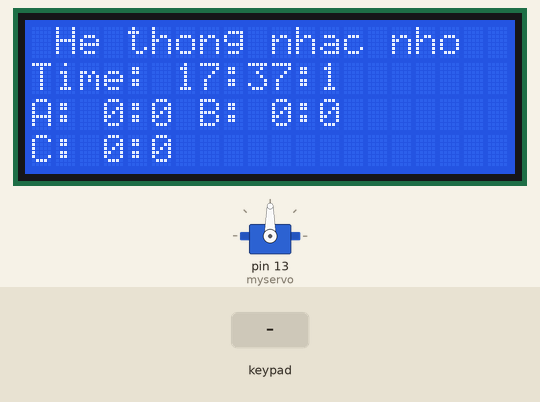
Bench run of a sketch on a simulated Arduino Uno, built with avr-gcc and run on an emulated ATmega328P. Parts: servo, 20×4 character LCD. Inputs (shaded band) come from the test bench. The local clock reads 2024-03-15 10:24:30 at power-on unless the sketch sets it; the audio player accepts every command and is not drawn; what the sketch prints to the serial monitor is not drawn.

Above: at 1.2 s.
1.3 s: key 'A' pressed
At 2.8 s:
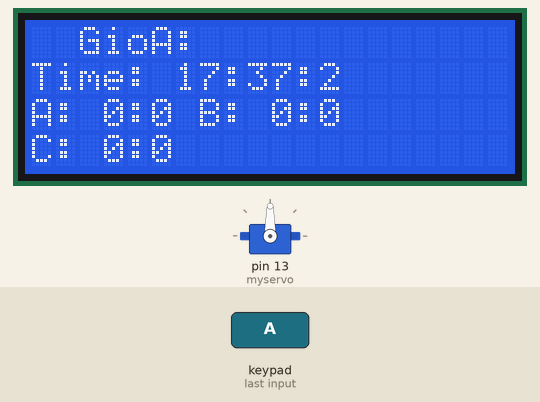
4.3 s: keypad keys 7 6 5 4 # pressed 0.4 s apart
At 6.8 s:
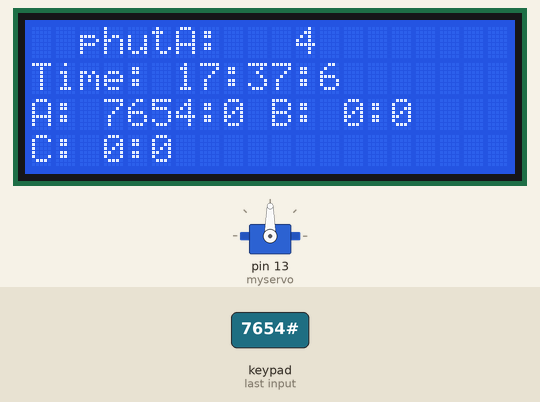
9.3 s: key 'D' pressed
At 10.4 s:
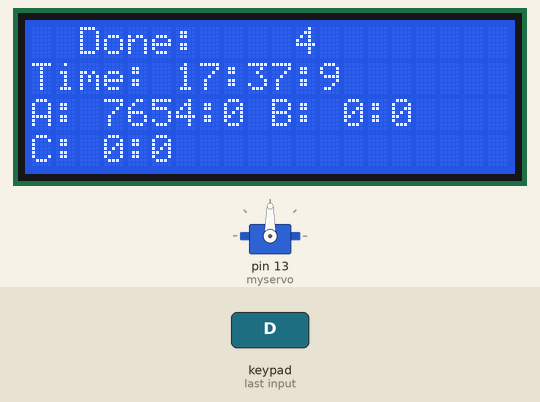
12.3 s: key 'B' pressed
At 13.8 s:
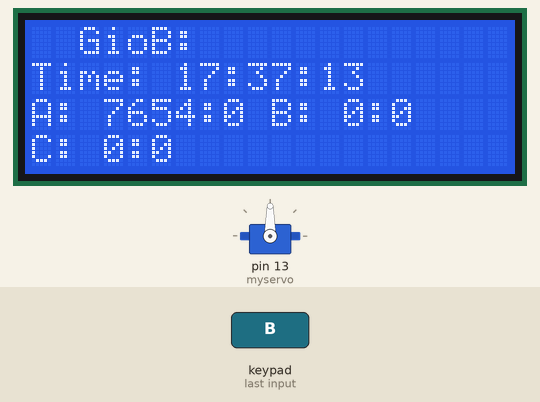
15.3 s: keypad keys 7 6 5 4 A pressed 0.4 s apart
At 18.8 s:
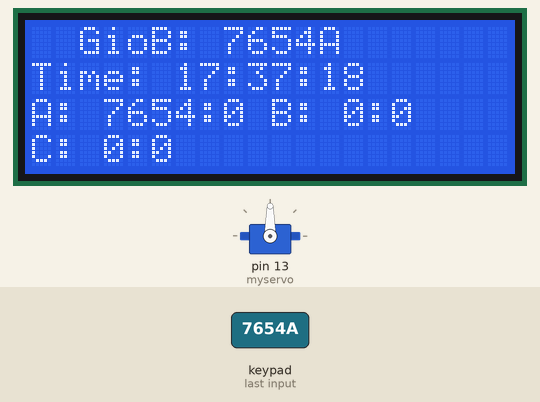
19.5 s: keypad keys 1 3 9 7 A pressed 0.4 s apart
At 22.3 s:
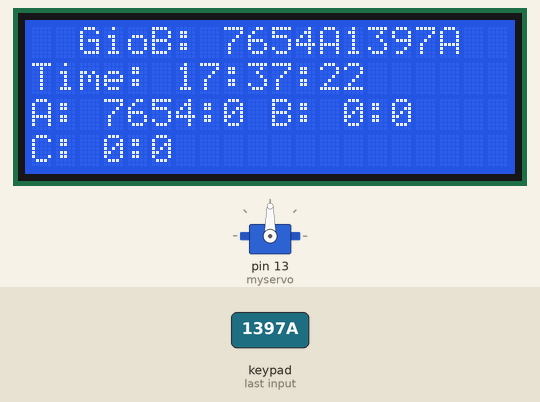
Timing chart, 0 to 23.8 s (numbered marks = the images above; inputs shaded):
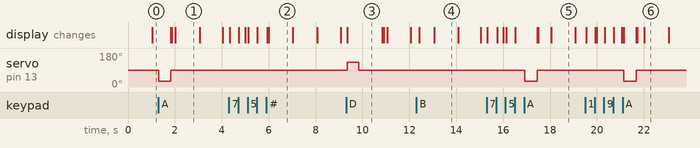

The sketch:

code.ino
```cpp
/*4X4     Arduin0
 * 2  -     A0
 * 3  -     A1
 * 4  -     A2
 * 5  -     A3
 * 6  -     7
 * 7  -     6
 * 8  -     5
 * 9  -     4
 *
 *
 * Nạp code mở Serial Monitor, chọn No line ending, baud 9600.

*/
#include <Keypad.h>
#include <Wire.h>
#include <LiquidCrystal_I2C.h>
#include <Wire.h>
#include <Rtc_Pcf8563.h>
const int trigPin = 8;
const int echoPin = 9;
#include <Servo.h>

Servo myservo;  // create servo object to control a servo
// twelve servo objects can be created on most boards

int pos = 0;
//init the real time clock
Rtc_Pcf8563 rtc;
LiquidCrystal_I2C lcd(0x27,20,4);
const byte ROWS = 4; //four rows
const byte COLS = 4; //four columns
//define the cymbols on the buttons of the keypads
char hexaKeys[ROWS][COLS] = {
  {'1','2','3','A'},
  {'4','5','6','B'},
  {'7','8','9','C'},
  {'*','0','#','D'}
};
byte rowPins[ROWS] = {7, 6, 5, 4}; //connect to the row pinouts of the keypad
byte colPins[COLS] = {A0, A1, A2, A3}; //connect to the column pinouts of the keypad
int gio_ngan1,phut_ngan,gio_ngan2,phut_ngan2,gio_ngan3,phut_ngan3;
//initialize an instance of class NewKeypad
Keypad customKeypad = Keypad( makeKeymap(hexaKeys), rowPins, colPins, ROWS, COLS);
#include <SoftwareSerial.h>
#include <DFPlayer_Mini_Mp3.h>

SoftwareSerial mySerial(10, 11); // RX, TX
void setup(){
  Serial.begin(9600);
  mySerial.begin (9600);
  mp3_set_serial (mySerial);  //set softwareSerial for DFPlayer-mini mp3 module
  mp3_set_volume (30);
  myservo.attach(13);
    lcd.init();
  // Print a message to the LCD.
  lcd.backlight();
//  lcd.setCursor(3,0);
//  lcd.print("Hello, world!");
//  lcd.setCursor(2,1);
//  lcd.print("Ywrobot Arduino!");
//   lcd.setCursor(0,2);
//  lcd.print("Arduino LCM IIC 2004");
//   lcd.setCursor(2,3);
//  lcd.print(" ");
  pinMode(trigPin, OUTPUT);
  pinMode(echoPin, INPUT);
  Serial.println("Date and Time function test.");
  //clear out the registers
  rtc.initClock();
  //set a time to start with.
  //day, weekday, month, century(1=1900, 0=2000), year(0-99)
//  rtc.setDate(18, 32, 5, 1, 10);
  //hr, min, sec
  rtc.setTime(17, 37, 0);
      lcd.setCursor(1,0);
    lcd.print("He thong nhac nho");
  //Serial.println("Date set to: Sunday(6) March(3) 14, 2010.  Time set to:  1:15:00 am.");
//
//  Serial.println("Now reading back from chip.");
}
String chuoi_gioa,chuoi_phuta,chuoi_giob,chuoi_phutb,chuoi_gioc,chuoi_phutc;
int kta,ktb,ktc;
int ha,pa,hb,pb,hc,pc;
void dieu_kien_A(char customKey)
{
     if(kta==2)
    {
    if(customKey=='D')
    {
      kta=0;
      pa = chuoi_phuta.toInt();
//      chuoi_phuta="";
      chuoi_phuta.remove(0);
      //Serial.println(pa);
            lcd.setCursor(2,0);
      lcd.print("Done:    ");
         myservo.write(130);
            delay(500);
            myservo.write(90);
      delay(1000);
      lcd.clear();
      }
      else
      {
    chuoi_phuta=chuoi_phuta+String(customKey);
    lcd.setCursor(2,0);
    lcd.print("phutA: ");
    lcd.print(chuoi_phuta);
      }
    }
    if(kta==1)
    {
    if(customKey=='#')
    {
      kta=2;
      ha=chuoi_gioa.toInt();
      chuoi_gioa.remove(0);
          lcd.setCursor(2,0);
    lcd.print("phutA:   ");
    //Serial.println(ha);
      }
      else
      {
    chuoi_gioa=chuoi_gioa+String(customKey);
    lcd.setCursor(2,0);
    lcd.print("GioA: ");
    lcd.print(chuoi_gioa);
      }
  }

    if(customKey=='A')
    {
      kta=1;
       myservo.write(30);
            delay(500);
            myservo.write(90);
      lcd.clear();
      lcd.setCursor(2,0);
    lcd.print("GioA:   ");
      }
  }
void dieu_kien_B(char customKey)
{
     if(ktb==2)
    {
    if(customKey=='D')
    {
      ktb=0;
      pb = chuoi_phutb.toInt();
       chuoi_phutb.remove(0);
      //Serial.println(pb);
      lcd.setCursor(2,0);
      lcd.print("Done:    ");
      delay(1000);
      lcd.clear();
      }
      else
      {
    chuoi_phutb=chuoi_phutb+String(customKey);
    lcd.setCursor(2,0);
    lcd.print("phutB: ");
    lcd.print(chuoi_phutb);
      }
    }
    if(ktb==1)
    {
    if(customKey=='#')
    {
      ktb=2;
      hb=chuoi_giob.toInt();
      chuoi_giob.remove(0);
          lcd.setCursor(2,0);
    lcd.print("phutB:   ");
    //Serial.println(hb);
      }
      else
      {
    chuoi_giob=chuoi_giob+String(customKey);
    lcd.setCursor(2,0);
    lcd.print("GioB: ");
    lcd.print(chuoi_giob);
      }
  }

    if(customKey=='B')
    {
      ktb=1;
      lcd.clear();
      lcd.setCursor(2,0);
    lcd.print("GioB:   ");
      }
  }
void dieu_kien_C(char customKey)
{
     if(ktc==2)
    {
    if(customKey=='D')
    {
      ktc=0;
            pc = chuoi_phutc.toInt();
            chuoi_phutc.remove(0);
      //Serial.println(pc);
      lcd.setCursor(2,0);
      lcd.print("Done: ");
      delay(1000);
      lcd.clear();
      }
      else
      {
    chuoi_phutc=chuoi_phutc+String(customKey);
    lcd.setCursor(2,0);
    lcd.print("phutC: ");
    lcd.print(chuoi_phutc);
      }
    }
    if(ktc==1)
    {
    if(customKey=='#')
    {
      ktc=2;
      hc=chuoi_gioc.toInt();
      chuoi_gioc.remove(0);
          lcd.setCursor(2,0);
    lcd.print("phutC:   ");
   // Serial.println(hc);
      }
      else
      {
    chuoi_gioc=chuoi_gioc+String(customKey);
    lcd.setCursor(2,0);
    lcd.print("GioC: ");
    lcd.print(chuoi_gioc);
      }
  }

    if(customKey=='C')
    {
      ktc=1;
      lcd.clear();
      lcd.setCursor(2,0);
    lcd.print("GioC:   ");
      }
  }
int readcm()
{
  long duration;
  int distance;

  // Phát xung siêu âm
  digitalWrite(trigPin, LOW);
  delayMicroseconds(2);
  digitalWrite(trigPin, HIGH);
  delayMicroseconds(10);
  digitalWrite(trigPin, LOW);

  // Đo thời gian sóng dội lại
  duration = pulseIn(echoPin, HIGH);

  // Tính toán khoảng cách (tốc độ âm thanh trong không khí khoảng 343m/s)
  distance = duration * 0.034 / 2;
  return distance;
  }
int tb;
void loop(){
    lcd.setCursor(0,1);
    lcd.print("Time: ");
    lcd.print(rtc.getHour());
    lcd.print(":");
    lcd.print(rtc.getMinute());
    lcd.print(":");
    lcd.print(rtc.getSecond());
    lcd.print(" ");
    lcd.setCursor(0,2);
    lcd.print("A: ");
    lcd.print(ha);
    lcd.print(":");
    lcd.print(pa);
      lcd.print(" ");
        lcd.print("B: ");
    lcd.print(hb);
    lcd.print(":");
    lcd.print(pb);
      lcd.print(" ");
      lcd.setCursor(0,3);
        lcd.print("C: ");
    lcd.print(hc);
    lcd.print(":");
    lcd.print(pc);
    lcd.print("  ");
    if(rtc.getMinute()==pa)
    {
    if(rtc.getHour()==ha&&rtc.getSecond()==0&&tb==0)
    {
   // Serial.println("uong_thuoc");
    mp3_next ();
    delay (1000);
//    myservo.write(130);
//    delay(500);
//    myservo.write(90);
    tb=1;
    }
    if(tb==1&&readcm()<15)
          {
            myservo.write(30);
            delay(500);
            myservo.write(90);
            Serial.println("*");
            delay(10000);
            myservo.write(130);
            delay(500);
            myservo.write(90);
            tb=0;
            }
      }
      else
      {
        if(tb==1&&rtc.getSecond()==0)
        {
          //Serial.println("uong_thuoc");
          mp3_next ();
          delay (1000);
          }
          if(tb==1&&readcm()<15)
          {
            myservo.write(30);
            delay(500);
            myservo.write(90);
            Serial.println("*");
            delay(10000);
            myservo.write(130);
            delay(500);
            myservo.write(90);
            tb=0;
            }
        }
   if(kta==0&&ktb==0&&ktc==0)
   {
          lcd.setCursor(1,0);
    lcd.print("He thong nhac nho");
    }
  char customKey = customKeypad.getKey();
  if (customKey){
    dieu_kien_A(customKey);
    dieu_kien_B(customKey);
    dieu_kien_C(customKey);
//    Serial.println(customKey);
//    Serial.println("nhan");
  }
}
```

Measured:
- after the input at 1.3 s, servo on pin 13 (myservo): 90° → 30° at once, → 90° 0.51 s later; the display: first changes after 0.53 s (image 1 shows a later state)
- after the input at 9.3 s, servo on pin 13 (myservo): 90° → 130° after 0.05 s, → 90° 0.50 s later; the display: changes after 0.05 s (image 3)
- after the input at 12.3 s, the display: first changes after 0.11 s (image 4 shows a later state)
- after the input at 15.3 s, servo on pin 13 (myservo): 90° → 30° after 1.6 s, → 90° 0.52 s later
- after the input at 19.5 s, servo on pin 13 (myservo): 90° → 30° after 1.7 s, → 90° 0.53 s later
- what the display in image 2 shows lasts 1.0 s, from 6.0 s to 7.0 s
- what the display in image 3 shows lasts 1.6 s, from 9.3 s to 10.9 s
